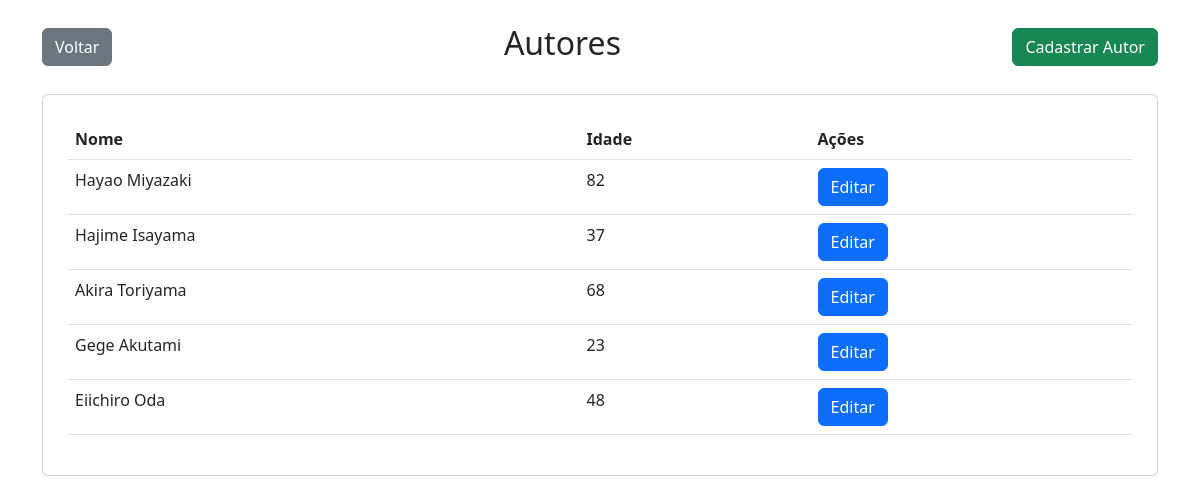
Page /VIEW/autores.php on the committed database.
### tables this page shows
CREATE TABLE `autor` (
    `id` int(11) NOT NULL AUTO_INCREMENT ,
    `nome` varchar(50) NOT NULL ,
    `idade` int(3) NOT NULL ,
    `excluido` TINYINT(1) DEFAULT 0 ,
    PRIMARY KEY (`id`)
);

### DATA/AutorDATA.php (called while the page is built, shortened)
<?php
    include_once '../DATA/Conexao.php';
    include_once '../MODEL/Autor.php';
    class AutorDATA
    {
        public function Select()
        {
            $scriptSql = "SELECT * FROM autor WHERE excluido=0;";
            $conexao = Conexao::conectarComDB();
            $todosOsRegistros = $conexao->query($scriptSql);
            foreach($todosOsRegistros as $registroUnico){
                $autor = new \MODEL\Autor();
                $autor->setId($registroUnico['id']);
                $autor->setNome($registroUnico['nome']);
                $autor->setIdade($registroUnico['idade']);
                $listaDeAutores[] = $autor;
            }
            return isset($listaDeAutores) ? $listaDeAutores : NULL;
        }
    }
?>

### BUSINESS/AutorService.php (called while the page is built, shortened)
<?php
    include_once '../DATA/AutorDATA.php';
    class AutorService{
        public function SelectAll(){
            $DataAutor = new \DATA\AutorDATA;
            $listaDeAutores = $DataAutor->Select();
            if(empty($listaDeAutores)){
                echo "nenhum autor cadastrado";
            } else {
                return $listaDeAutores;
            }
        }
    }
?>

### DATA/Conexao.php (called while the page is built, shortened)
<?php
    class Conexao{
        private static $dbNome = 'db';
        private static $dbHost = '127.0.0.1';
        private static $dbUsuario = 'root';
        private static $dbSenha = '12345';
        private static $cont = null;
        public static function conectarComDB(){
            if(self::$cont == null){
                try{
                    self::$cont = new PDO("mysql:host=" . self::$dbHost . ";dbname=" . self::$dbNome,  self::$dbUsuario , self::$dbSenha);
                } catch (\PDOException $exception) {
                    die ($exception->getMessage());
                }
            }
            return self::$cont;
        }
        public static function desconectarComDB(){
            self::$cont = null;
            return self::$cont;
        }
}
?>

### MODEL/Autor.php (called while the page is built, shortened)
<?php
    class Autor{
        private ?int $id;
        private ?string $nome;
        private ?int $idade;
        public function getId(){
            return $this->id;
        }
        public function setId(int $id){
            $this->id = $id;
        }
        public function getNome(){
            return $this->nome;
        }
        public function setNome(string $nome){
            $this->nome = $nome;
        }
        public function getIdade(){
            return $this->idade;
        }
        public function setIdade(int $idade){
            $this->idade = $idade;
        }
    }
?>

### VIEW/autores.php (the view, shortened to what this page needs)
<?php
    include_once "../BUSINESS/AutorService.php";
    include_once "../MODEL/Autor.php";
    $autorService = new \BUSINESS\AutorService();
?>
<!DOCTYPE html>
<html lang="pt-BR">
<head>
    <link href="https://cdn.jsdelivr.net/npm/bootstrap@5.3.0-alpha1/dist/css/bootstrap.min.css" rel="stylesheet">
</head>
<body>
    <div class="container my-4">
        <div class="d-flex justify-content-between align-items-center mb-4">
            <button class="btn btn-secondary" onclick="window.location.replace('tela-principal.php')">Voltar</button>
            <h2>Autores</h2>
            <button class="btn btn-success" onclick="document.location.href = 'http://localhost:8080/Gerenciador-de-manga/VIEW/cadastrar-editora.php'">Cadastrar Autor</button>
        </div>
        <div class="card p-4">
            <table class="table table-hover">
                <thead>
                    <tr>
                        <th scope="col">Nome</th>
                        <th scope="col">Idade</th>
                        <th scope="col">Ações</th>
                    </tr>
                </thead>
                <tbody>
                    <?php
                    foreach ($autorService->SelectAll() as $autor) {
                        echo "
                        <tr>
                            <td>". htmlspecialchars($autor->getNome()) ."</td>
                            <td>". htmlspecialchars($autor->getIdade()) ."</td>
                            <td>
                                <button class='btn btn-primary' onclick=\"document.location.href = 'http://localhost:8080/Gerenciador-de-manga/VIEW/editar-autores.php?id=". htmlspecialchars($autor->getId()) ."'\">Editar</button>
                            </td>
                        </tr>
                        ";
                    }
                    ?>
                </tbody>
            </table>
        </div>
    </div>
</body>
</html>

### rows in the picture
autor: nome "Hayao Miyazaki", idade "82"
autor: nome "Hajime Isayama", idade "37"
autor: nome "Akira Toriyama", idade "68"
autor: nome "Gege Akutami", idade "23"
autor: nome "Eiichiro Oda", idade "48"
